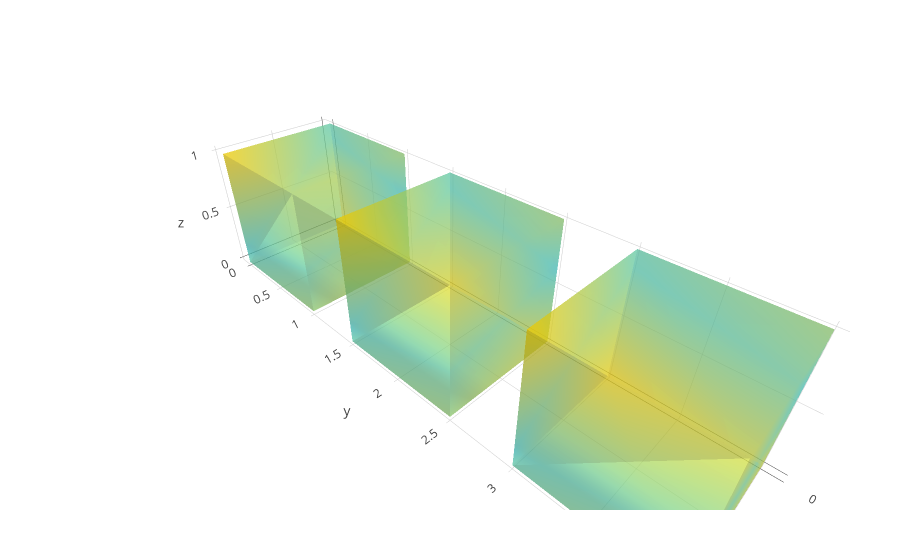

Source (notebook cell):
### Code cell
t = cube_form()
t1 = cube_form(1.5)
t2 = cube_form(3.0)
plot([t, t1, t2])

### Figure 1 — Plotly figure (JSON) as saved in the notebook; plotly's stock layout.template omitted (floating-point values rounded to 4 significant figures)
{"data": [{"colorscale": [[0, "gold"], [0.5, "mediumturquoise"], [1, "gold"]], "i": [7, 0, 0, 0, 4, 4, 6, 6, 4, 0, 3, 2], "intensity": [0, 0.1429, 0.2857, 0.4286, 0.5714, 0.7143, 0.8571, 1], "j": [3, 4, 1, 2, 5, 6, 5, 2, 0, 1, 6, 3], "k": [0, 7, 2, 3, 6, 7, 1, 1, 5, 5, 7, 6], "opacity": 0.5, "showscale": false, "type": "mesh3d", "x": [0, 0, 1, 1, 0, 0, 1, 1], "y": [0, 1, 1, 0, 0, 1, 1, 0], "z": [0, 0, 0, 0, 1, 1, 1, 1]}, {"colorscale": [[0, "gold"], [0.5, "mediumturquoise"], [1, "gold"]], "i": [7, 0, 0, 0, 4, 4, 6, 6, 4, 0, 3, 2], "intensity": [0, 0.1429, 0.2857, 0.4286, 0.5714, 0.7143, 0.8571, 1], "j": [3, 4, 1, 2, 5, 6, 5, 2, 0, 1, 6, 3], "k": [0, 7, 2, 3, 6, 7, 1, 1, 5, 5, 7, 6], "opacity": 0.5, "showscale": false, "type": "mesh3d", "x": [0, 0, 1, 1, 0, 0, 1, 1], "y": [1.5, 2.5, 2.5, 1.5, 1.5, 2.5, 2.5, 1.5], "z": [0, 0, 0, 0, 1, 1, 1, 1]}, {"colorscale": [[0, "gold"], [0.5, "mediumturquoise"], [1, "gold"]], "i": [7, 0, 0, 0, 4, 4, 6, 6, 4, 0, 3, 2], "intensity": [0, 0.1429, 0.2857, 0.4286, 0.5714, 0.7143, 0.8571, 1], "j": [3, 4, 1, 2, 5, 6, 5, 2, 0, 1, 6, 3], "k": [0, 7, 2, 3, 6, 7, 1, 1, 5, 5, 7, 6], "opacity": 0.5, "showscale": false, "type": "mesh3d", "x": [0, 0, 1, 1, 0, 0, 1, 1], "y": [3, 4, 4, 3, 3, 4, 4, 3], "z": [0, 0, 0, 0, 1, 1, 1, 1]}], "layout": {"margin": {"b": 50, "l": 50, "r": 50, "t": 60}}}
